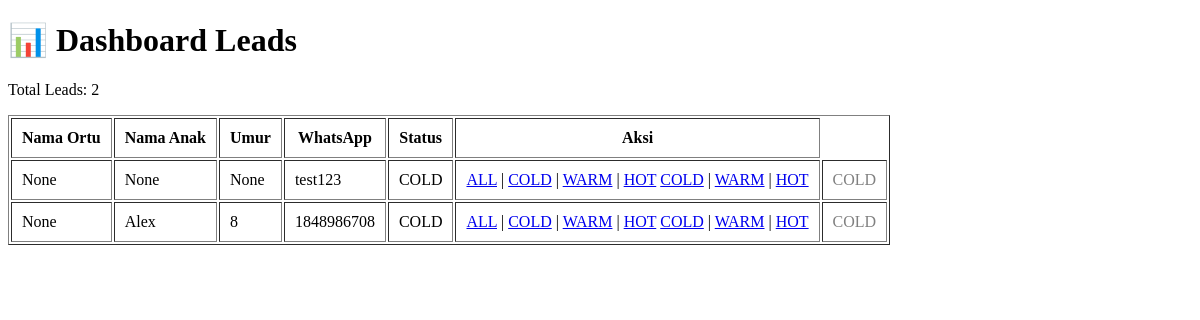
Before: /dashboard?status=COLD with the older database file.
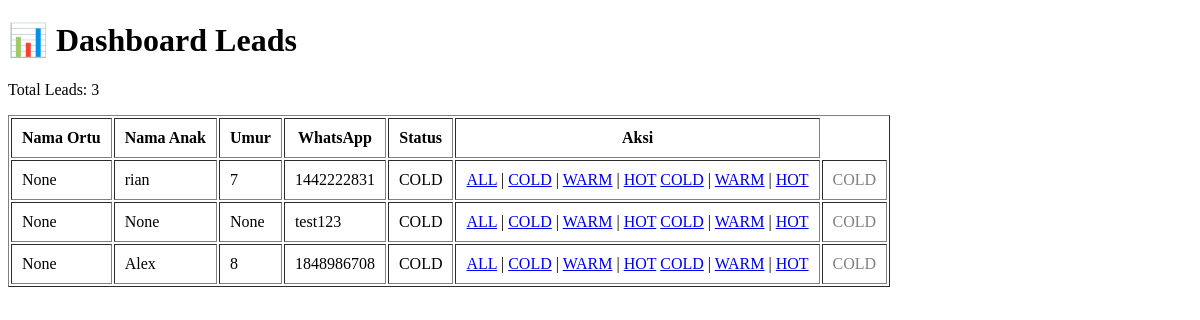
After: the same page with the newer database file.
### models.py (models this page shows)
class LeadDB(Base):
    __tablename__ = "leads"
    id = Column(Integer, primary_key=True, index=True)
    nama_orangtua = Column(String, nullable=True)
    nama_anak = Column(String, nullable=True)
    umur_anak = Column(String, nullable=True)
    whatsapp = Column(String, nullable=True)
    status = Column(String, default="COLD")
    created_at = Column(DateTime, default=datetime.utcnow)
    last_chat = Column(DateTime, nullable=True)

### app.py (the view)
@app.get("/dashboard")
def dashboard(request: Request, status: str = None, q: str = None):
    print("\n📊 DASHBOARD DI BUKA")
    db = SessionLocal()
    query = db.query(LeadDB)
    if status:
        query = query.filter(LeadDB.status == status)
    if q:
        query = query.filter(
            or_(
                LeadDB.nama_orangtua.contains(q),
                LeadDB.whatsapp.contains(q)
            )
        )
    leads = query.all()
    db.close()
    print("JUMLAH LEADS:", len(leads))
    print("TYPE REQ:", type(request))
    leads_data = []
    for l in leads:
        leads_data.append({
            "nama_orangtua": l.nama_orangtua,
            "nama_anak": l.nama_anak,
            "umur_anak": l.umur_anak,
            "whatsapp": l.whatsapp,
            "status": l.status
        })
    return templates.TemplateResponse(
        request=request,
        name="dashboard.html",
        context={"leads": leads_data}
    )

### templates/dashboard.html (shortened to what this page needs)
<!DOCTYPE html>
<html>
<head>
</head>
<body>
<h1>📊 Dashboard Leads</h1>
<p>Total Leads: {{ leads | length }}</p>
<table border="1" cellpadding="10">
    <tr>
        <th>Nama Ortu</th>
        <th>Nama Anak</th>
        <th>Umur</th>
        <th>WhatsApp</th>
        <th>Status</th>
        <th>Aksi</th>
    </tr>
    {% for lead in leads %}
    <tr>
        <td>{{ lead.nama_orangtua }}</td>
        <td>{{ lead.nama_anak }}</td>
        <td>{{ lead.umur_anak }}</td>
        <td>{{ lead.whatsapp }}</td>
        <td>{{ lead.status }}</td>
        <td>
            <a href="/dashboard">ALL</a> |
            <a href="/dashboard?status=COLD">COLD</a> |
            <a href="/dashboard?status=WARM">WARM</a> |
            <a href="/dashboard?status=HOT">HOT</a>
            <a href="/update-status/{{ lead.id }}/COLD">COLD</a> |
            <a href="/update-status/{{ lead.id }}/WARM">WARM</a> |
            <a href="/update-status/{{ lead.id }}/HOT">HOT</a>
        <td>
            {% if lead.status == "HOT" %}
                <span style="color:red;"><b>{{ lead.status }}</b></span>
            {% elif lead.status == "WARM" %}
                <span style="color:orange;"><b>{{ lead.status }}</b></span>
            {% else %}
                <span style="color:gray;">{{ lead.status }}</span>
            {% endif %}
        </td>
    </tr>
    {% endfor %}
</table>
</body>
</html>

Changed rows visible on the page:
now on this page (row edited): LeadDB: nama_orangtua "None", nama_anak "rian", umur_anak "7", whatsapp "1442222831", status "COLD"
Other visible differences:
{{ leads | length }}: "2" → "3"
